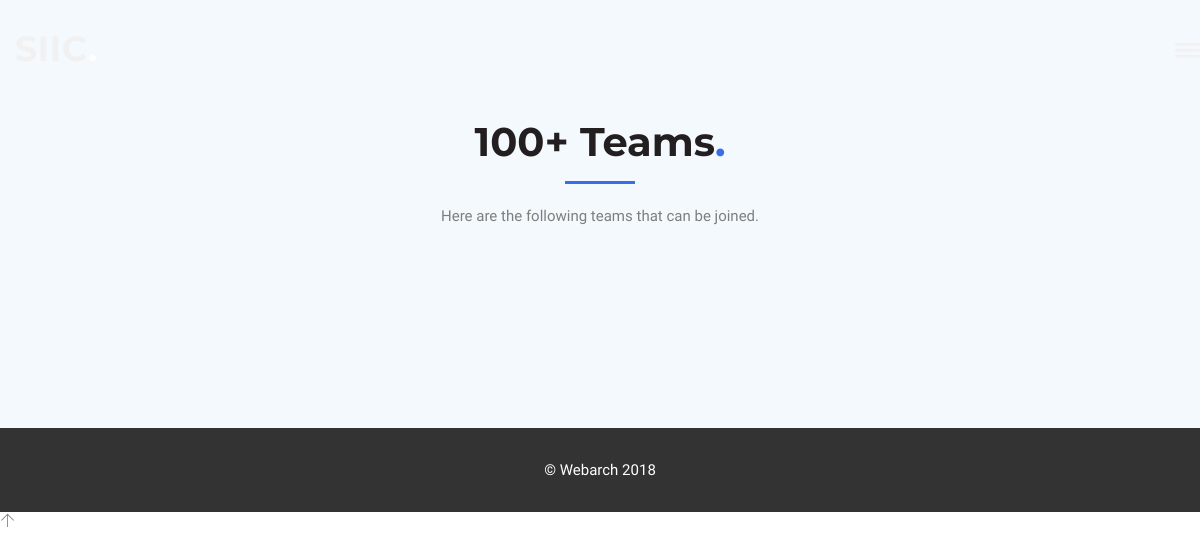
/teams.php, run on an earlier commit of the app's database.
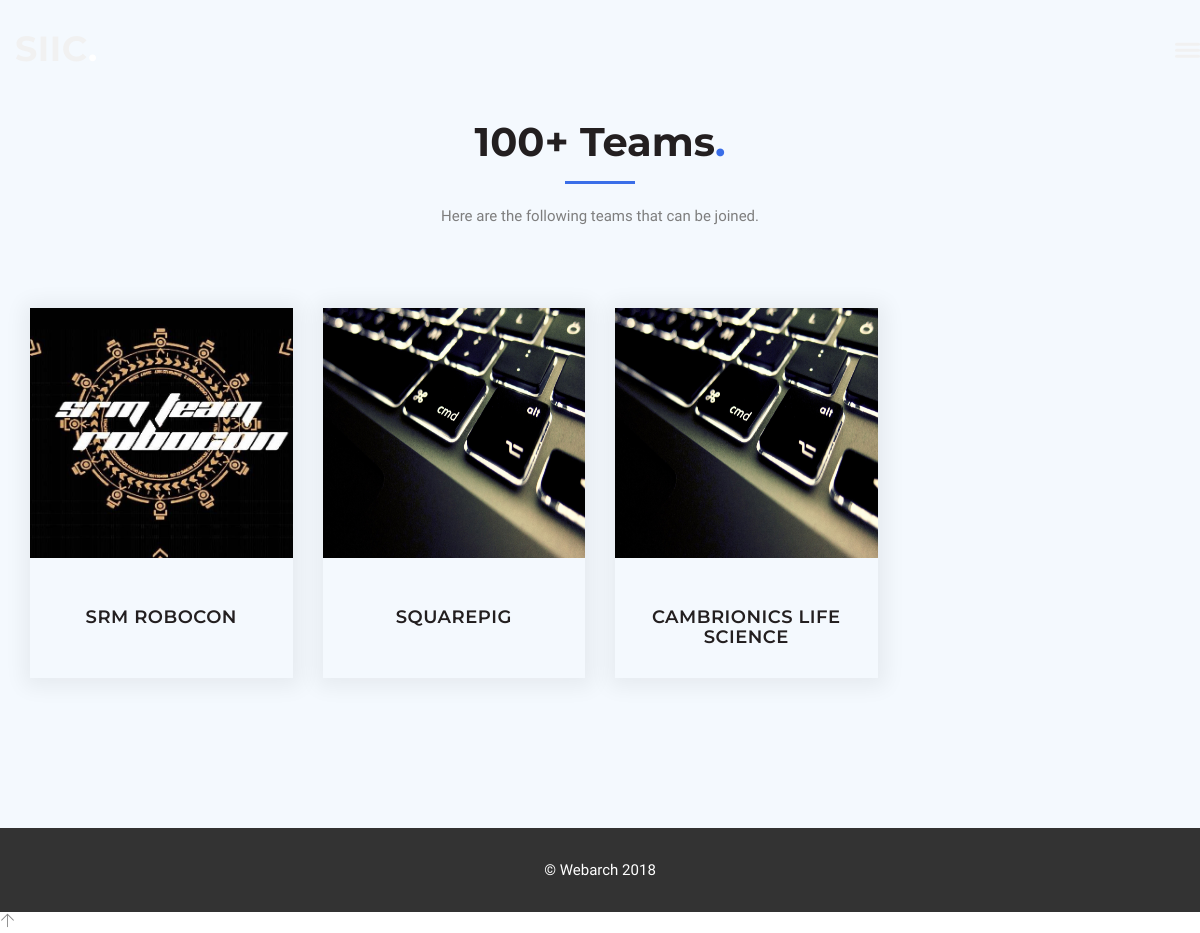
And on a later commit of the database.
### tables this page shows
CREATE TABLE `teams` (
  `team_id` varchar(32) NOT NULL,
  `team_email` varchar(32) NOT NULL,
  `password` varchar(64) NOT NULL,
  `team_name` varchar(64) NOT NULL,
  `description` text NOT NULL,
  `count` int(11) NOT NULL DEFAULT '0',
  `logo` varchar(32) NOT NULL,
  `type` varchar(32) NOT NULL,
  `website` varchar(128) NOT NULL,
  `contact` varchar(32) NOT NULL,
  `fb` varchar(128) NOT NULL,
  `timestamp` timestamp NOT NULL DEFAULT CURRENT_TIMESTAMP ON UPDATE CURRENT_TIMESTAMP
);

### teams.php (the view, shortened to what this page needs)
<?php
   include './process/connect.php';
   ?>
<!doctype html>
<html class="no-js" lang="zxx">
   <head>
      <link rel="stylesheet" href="css/element.css">
      <link rel="stylesheet" href="style.css">
      <link rel="stylesheet" href="css/responsive.css">
   </head>
   <body>
      <div class="main-wrapper">
         <?php
            include './includes/nav.php';
         ?>
         <div id="blog" class="content-section-area ptb-120  gray-bg">
            <div class="container">
               <div class="row">
                  <div class="col-md-8 col-sm-8 col-md-offset-2 col-sm-offset-2">
                     <div class="main-heading-content text-center">
                        <h2>100+ Teams<span>.</span></h2>
                        <p>Here are the following teams that can be joined. </p>
                     </div>
                  </div>
               </div>
               <?php
                  $sql = "SELECT * from teams where type = 'team'";
                  $result = $conn->query($sql);
                  if($result->num_rows > 0) {
                      while ($row = $result->fetch_assoc()) {
                          echo        ' <div class="row-teams">
                          <div class="col-md-3 col-sm-6" style="padding-bottom:30px;">
                              <article class="blog-post">
                                  <div class="post-thumbnail">
                                      <a href="./teampage.php?id=' . $row['team_id'] . '">
                                          <img class="img-responsive" src="./teams/img/' . $row['logo'] . '" alt="">
                                  </div>
                                  <div class="post-content">
                                      <div class="post-content-inner" style="width:100%; height:5rem;">
                                          <center><h3 ><a href="#">'.$row['team_name'].'</a></h3></center>
                                      </div>
                                  </div>
                                      </a>
                              </article>
                          </div>';
                      }
                  }
                  ?>
            </div>
            </div>
            </div>
            </div>
         </div>
      </div>
      <?php
         include './includes/footer.php'
         ?>
   </body>
</html>

### includes/nav.php (shortened to what this page needs)
<header>
    <div id="sticky-header" class="header-area header-style-one gray-bg">
        <div class="container">
            <div class="row">
                <div class="col-md-3 col-sm-3">
                    <div class="logo">
                        <a href="index.php"><h2>SIIC<span>.</span></h2></a>
                    </div>
                </div>
                <div class="col-md-9 col-sm-9 main-menu-wrapper">
                    <div class="main-menu-wrapper">
                        <button class="hamburger hamburger--slider" type="button">
                            <span class="hamburger-box">
                            <span class="hamburger-inner"></span>
                            </span>
                        </button>
                    </div>
                </div>
            </div>
        </div>
    </div>
</header>

### includes/footer.php (shortened to what this page needs)
<div class="footer ptb-30 text-center">
   <div class="container">
      <div class="row">
         <div class="col-md-12 col-sm-12">
            <div class="footer">
               <p class="copyright" style="color: #fff; ">
                  &copy; Webarch 2018
               </p>
            </div>
         </div>
      </div>
   </div>
</div>

### style.css (style rules this page uses)
body { font-family: 'Muli', sans-serif; font-weight: normal; font-style: normal; font-size: 15px; }
h1, h2, h3, h4, h5, h6 { font-family: 'Montserrat', sans-serif; font-weight: normal; color: #231F20; margin-top: 0px; font-style: normal; font-weight: 600; letter-spacing: .5px; }
h1 a, h2 a, h3 a, h4 a, h5 a, h6 a { color: inherit; font-family: 'Montserrat', sans-serif; }
p { font-size: 15px; font-weight: normal; line-height: 24px; color: #7e7e7e; margin-bottom: 15px; }
.container { width: 1200px; }
a img { -webkit-transition: .3s; transition: .3s; }
a, .btn { -webkit-transition: all 0.3s ease-out 0s; transition: all 0.3s ease-out 0s; }
a, button { outline: medium none; color: #858585; }
h2 { font-size: 35px; }
h3 { font-size: 28px; }
.gray-bg { background: #F4F9FE; }
*::placeholder { color: #fff; font-size: 14px; }
.text-center { text-align: center; }
.ptb-30 { padding: 30px 0; }
.ptb-120 { padding: 120px 0; }
.main-wrapper { overflow: hidden; }
.main-heading-content { margin-bottom: 80px; }
.main-heading-content>h2 { font-size: 40px; font-weight: 700; letter-spacing: 0; margin-bottom: 40px; text-transform: capitalize; position: relative; }
.main-heading-content>h2::after { background: #3a6ee8 none repeat scroll 0 0; bottom: -20px; content: ""; height: 3px; left: 0; margin: 0 auto; position: absolute; right: 0; width: 70px; }
.main-heading-content>h2 span { color: #3a6ee8; }
.logo { float: left; margin: 30px 0; position: relative; -webkit-transition: all 0.4s ease-in-out 0s; transition: all 0.4s ease-in-out 0s; z-index: 1111; }
.logo a h2 span { color: #fff; font-weight: 700; line-height: 0; }
.logo a h2 { color: #f1f1f1; display: inline-block; font-weight: 700; margin-bottom: 0; transition: all 0.4s ease-in-out 0s; }
.header-area { background: transparent none repeat scroll 0 0; position: absolute; top: 0; -webkit-transition: all 0.3s ease 0s; transition: all 0.3s ease 0s; width: 100%; z-index: 111; }
.hamburger-inner:before { background-color: #f1f1f1; width: 25px; }
.header-style-one .hamburger-inner, .header-style-one .hamburger-inner:before, .header-style-one .hamburger-inner:after { background: #f1f1f1; }
.blog-post { box-shadow: 1px 2px 20px 7px rgba(4, 6, 4, 0.06); transition: .3s; }
.post-thumbnail a { display: block; overflow: hidden; position: relative; }
.post-thumbnail>a::after { background: rgba(0, 0, 0, 0) linear-gradient(to right, #1fa2ff, #12d8fa, #a6ffcb) repeat scroll 0 0; content: ""; height: 100%; left: 0; opacity: 0; position: absolute; top: 0; transition: all 0.4s ease-in-out 0s; visibility: hidden; width: 100%; }
.post-thumbnail>a img { -webkit-transition: .3s; transition: .3s; }
.post-content-inner h3 { font-size: 18px; margin-top: 30px; text-transform: uppercase; }
.post-content { padding: 20px; }
.copyright { margin-bottom: 0; }

### css/responsive.css (style rules this page uses)
@media (min-width: 1170px) and (max-width: 1366px) { .container { width: 1200px } }

### teams.php (style rules this page uses)
.img-responsive { height:25rem; width:50rem; }

### includes/footer.php (style rules this page uses)
.footer { position: relative; left: 0; bottom: 0; width: 100%; background-color:#333; color: white; text-align: center; }

What changed in the data, as far as the page shows it:
added teams: logo (picture), team_name "SRM ROBOCON"
added teams: logo (picture), team_name "SQUAREPIG"
added teams: logo (picture), team_name "CAMBRIONICS LIFE SCIENCE"
